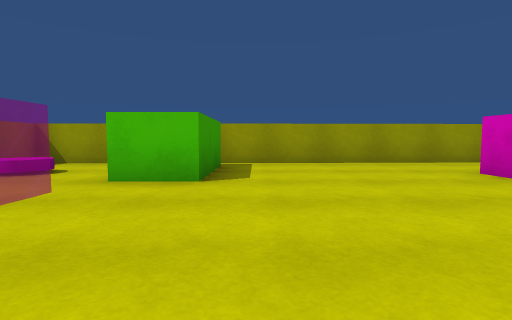
View 1 (above)

14 first-person views from a walk through a scene from a Unity 3-D project. The camera is 0.62 m above the floor, tilts 4° down and sees 80° across. The floor is counted in squares, 1 m on a side. Each view is taken from the middle of a square. On the plan, view 1 faces up. The plan holds only what a view shows up to about 9 squares ahead; the rest is blank. The player is left out.

View 2
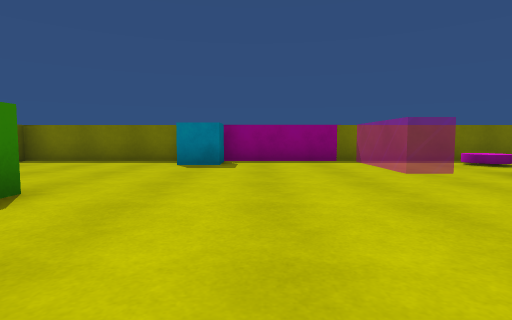

View 3
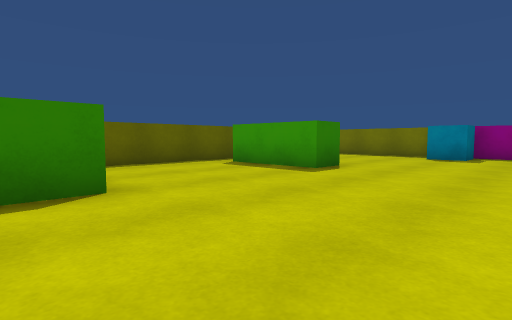

View 4
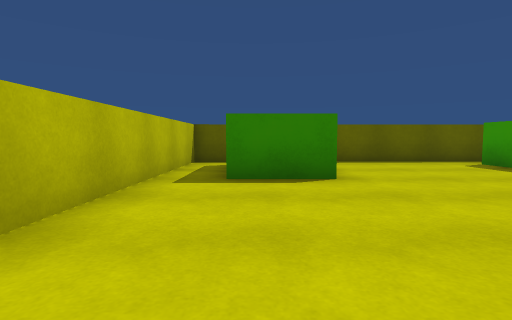

View 5
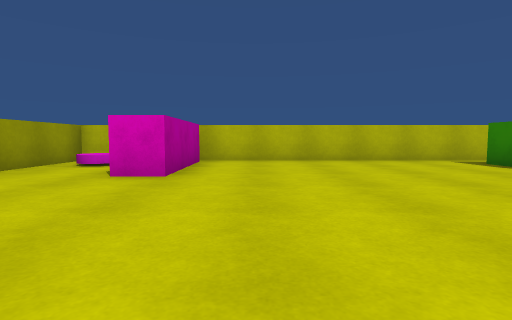

View 6
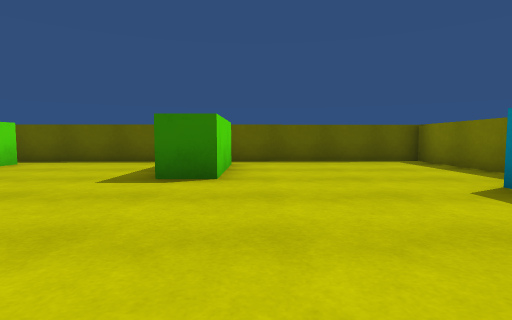

View 7
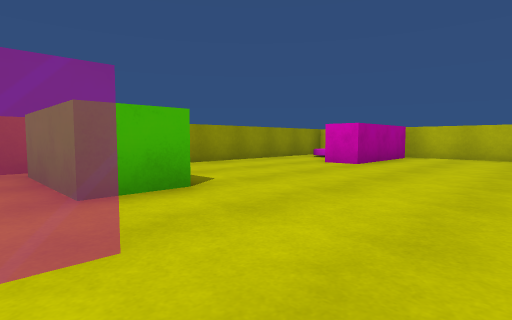

View 8
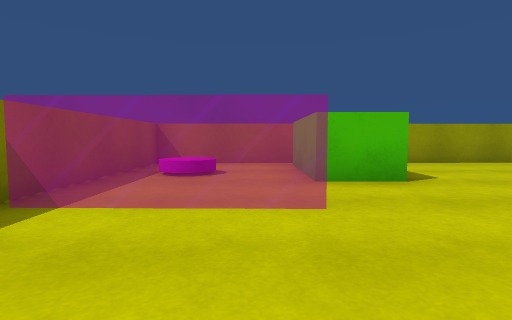

View 9
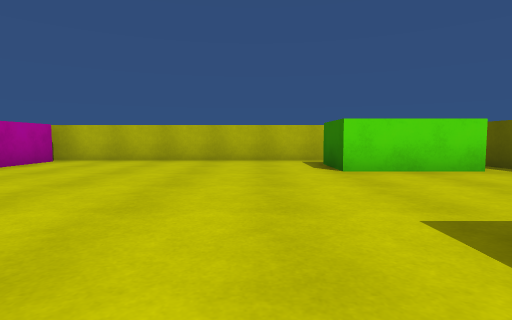

View 10
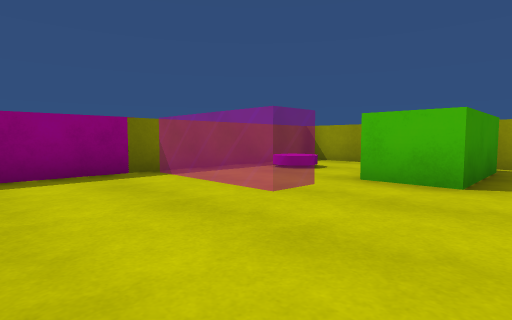

View 11
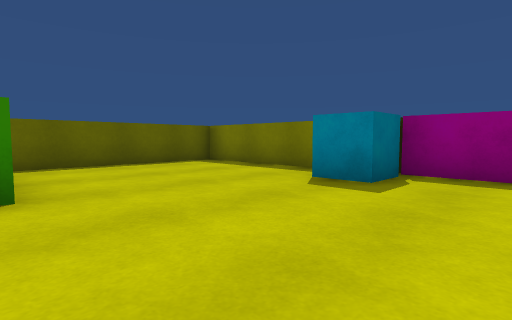

View 12
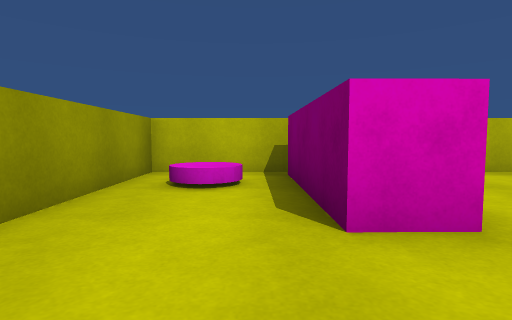

View 13
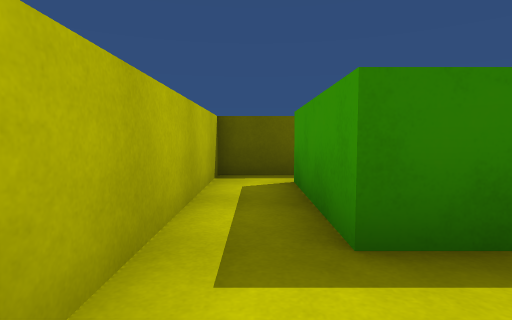

View 14
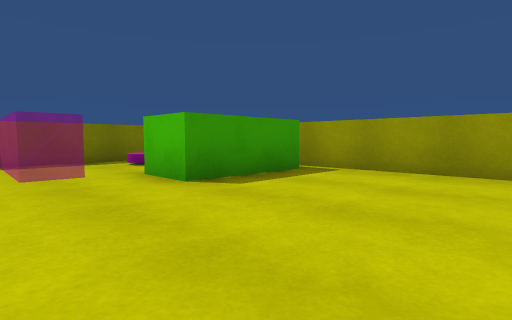

### Floor plan
Ten units are one square. View 1 is at (0, 0); x grows to the right and y downward. Boxes are objects, and circles mark ways between rooms. Rooms are numbered by the first view taken in them; rooms with no view inside come last. Other rooms are left out.
<svg viewBox="-60 -84 141 153">
<path fill="none" stroke="#000" d="M-4 54 -4 26 5 26 5 54M48 54 48 26 65 26 65 54M-55 -30 -55 64 76 61 76 -79 -15 -78M-8 -71 -8 -44 -21 -44M74 -44 40 -44 40 -54 73 -54M-21 -44 -21 -71M-15 -78 -55 -77 -55 -30"/>
<rect x="-55" y="5" width="20" height="20" fill="#bbb"><title>cyan cube</title></rect>
<rect x="55" y="-75" width="10" height="10" fill="#bbb"><title>pink disc</title></rect>
<rect x="-45" y="-65" width="10" height="10" fill="#bbb"><title>pink disc</title></rect>
<circle cx="-20" cy="-40" r="3" fill="#2a7"/>
<text x="10" y="0">1</text>
<text x="-40" y="-60">2</text>
</svg>
Room 1 opens to room 2.

Where each view was taken, in squares from view 1:
view 1: 0 up, 0 right, facing up
view 2: 0 up, 3 right, facing left
view 3: 1 up, 6 right, facing down-left
view 4: 2 up, 6 right, facing down
view 5: 3 up, 1 left, facing right
view 6: 2 up, 1 left, facing down
view 7: 1 up, 3 left, facing up-right
view 8: 0 up, 3 left, facing up
view 9: 1 down, 1 left, facing right
view 10: 0 up, 0 right, facing up-left
view 11: 1 up, 0 right, facing down-left
view 12: 6 up, 2 right, facing right
view 13: 1 down, 7 right, facing down
view 14: 2 up, 3 right, facing up-left
